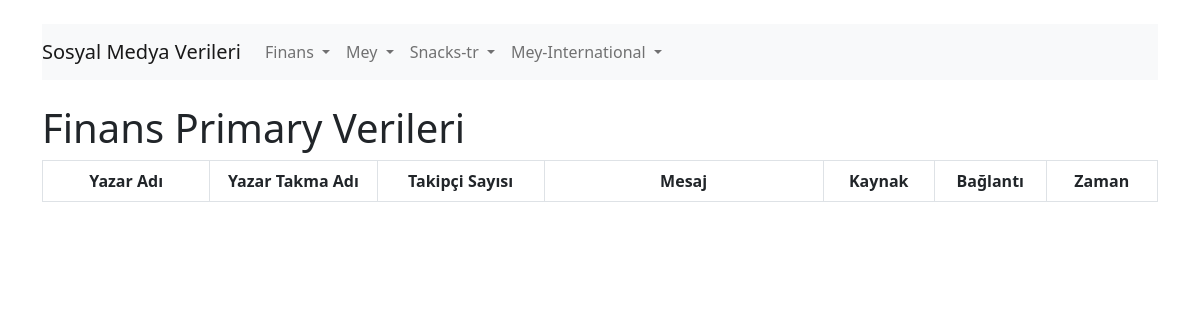
The app's page /finance/primary/ (signed in), older data.
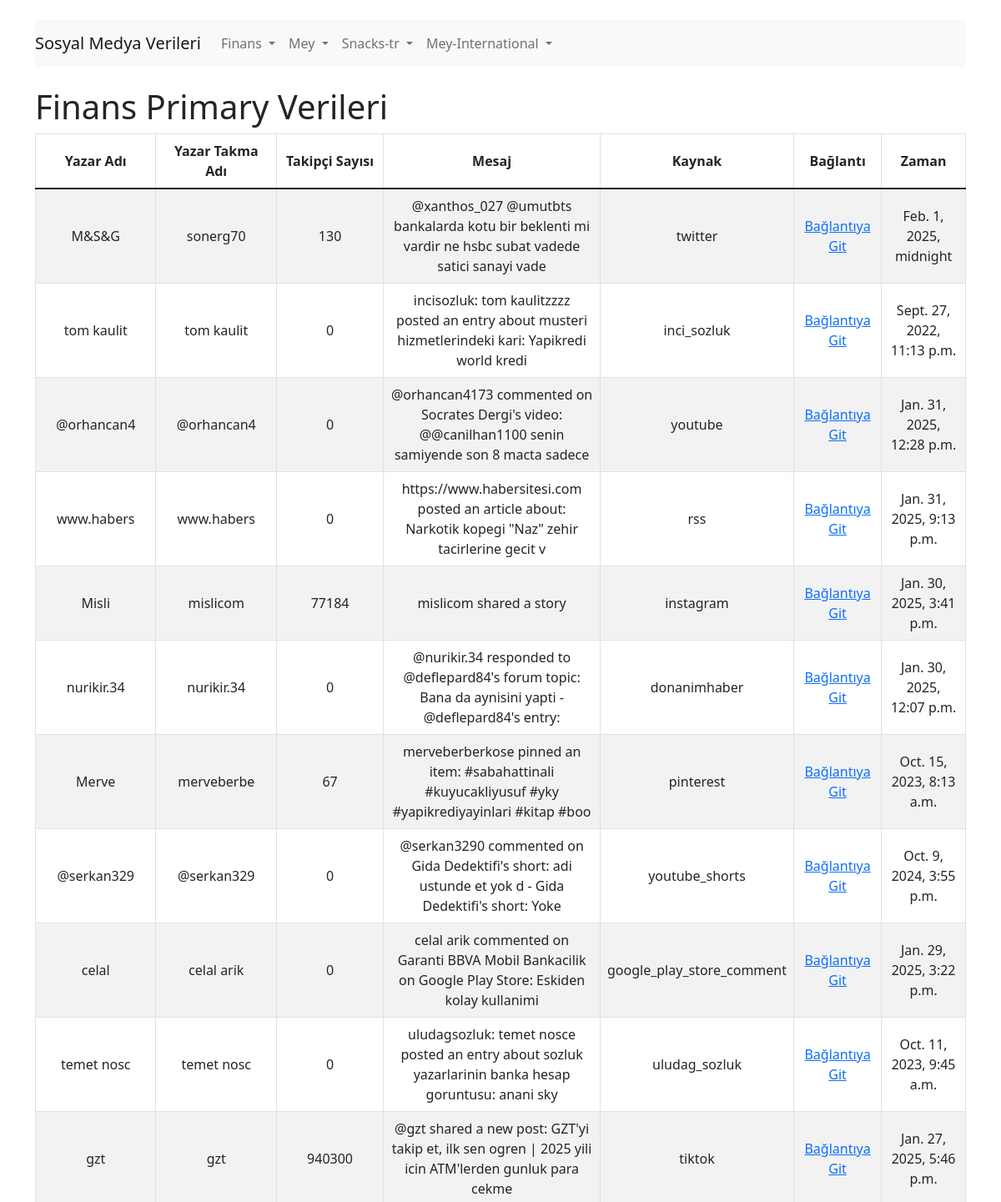
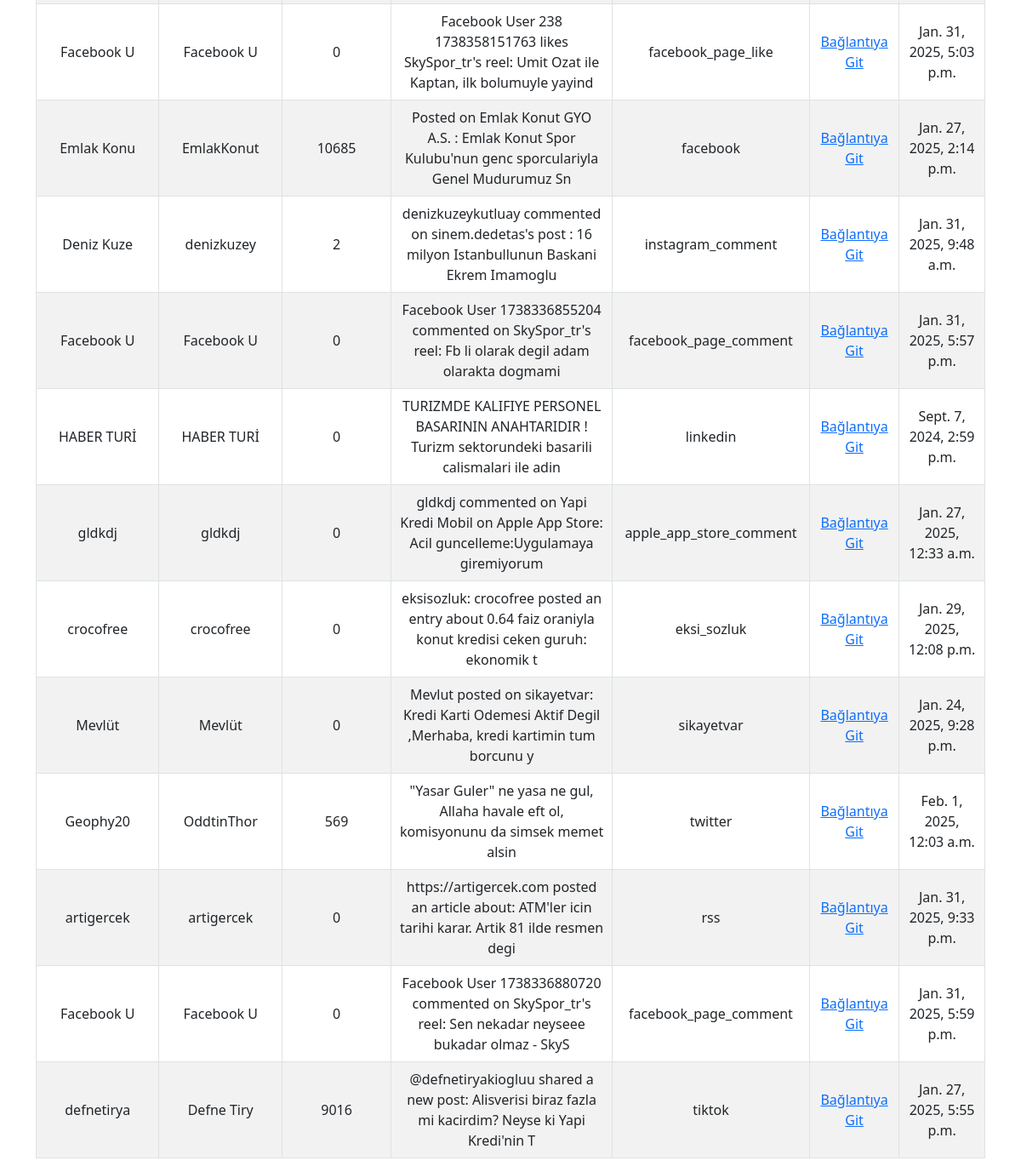
The same page, newer data (2 pictures, top to bottom).
### myapp/models.py (models this page shows, shortened)
class ChannelData(models.Model):
    source_category = models.CharField(max_length=255, null=True, blank=True)
    author_name = models.CharField(max_length=255, null=True, blank=True)
    author_nick = models.CharField(max_length=255, null=True, blank=True)
    author_follower_count = models.IntegerField(null=True, blank=True)
    body = models.TextField(null=True, blank=True)
    source = models.CharField(max_length=255, null=True, blank=True)
    link = models.URLField(null=True, blank=True)
    created_time = models.DateTimeField(null=True, blank=True)
    selective_part = models.CharField(max_length=255, null=True, blank=True)

### myapp/views.py (the view)
# urls.py: path('finance/primary/', views.finance_primary, name='finance_primary'),
@login_required
def finance_primary(request):
    data = ChannelData.objects.filter(source_category="finans", selective_part="primary")
    return render(request, 'finance_primary.html', {'data': data})

### templates/finance_primary.html (shortened to what this page needs)
{% extends 'base.html' %}
{% block content %}
    <h1>Finans Primary Verileri</h1>
    <div class="table-responsive">
        <table class="table table-bordered table-striped">
            <thead>
                <tr style="vertical-align: middle; text-align: center;">
                    <th scope="col" style="width: 15%;">Yazar Adı</th>
                    <th scope="col" style="width: 15%;">Yazar Takma Adı</th>
                    <th scope="col" style="width: 15%;">Takipçi Sayısı</th>
                    <th scope="col" style="width: 25%;">Mesaj</th>
                    <th scope="col" style="width: 10%;">Kaynak</th>
                    <th scope="col" style="width: 10%;">Bağlantı</th>
                    <th scope="col" style="width: 10%;">Zaman</th>
                </tr>
            </thead>
            <tbody>
                {% for item in data %}
                    <tr style="height: 20px; vertical-align: middle; text-align: center;">
                        <td style="width: 15%;">{{ item.author_name|slice:":10" }}</td>
                        <td style="width: 15%;">{{ item.author_nick|slice:":10" }}</td>
                        <td style="width: 15%;">{{ item.author_follower_count }}</td>
                        <td style="width: 25%;">{{ item.body|slice:":100" }}</td>
                        <td style="width: 10%;">{{ item.source }}</td>
                        <td style="width: 10%;"><a href="{{ item.link }}" target="_blank">Bağlantıya Git</a></td>
                        <td style="width: 10%;">{{ item.created_time }}</td>
                    </tr>
                {% endfor %}
            </tbody>
        </table>
    </div>
{% endblock %}

Row changes from the older to the newer data that the page shows:
added ChannelData: author_name "M&S&G", author_nick "sonerg70", author_follower_count "130", body "@xanthos_027 @umutbts bankalarda kotu bir beklenti mi vardir ne hsbc subat vadede satici sanayi vade", source "twitter", created_time "Feb. 1, 2025, midnight"
added ChannelData: author_name "tom kaulit", author_nick "tom kaulit", author_follower_count "0", body "incisozluk: tom kaulitzzzz posted an entry about musteri hizmetlerindeki kari: Yapikredi world kredi", source "inci_sozluk", created_time "Sept. 27, 2022, 11:13 p.m."
added ChannelData: author_name "@orhancan4", author_nick "@orhancan4", author_follower_count "0", body "@orhancan4173 commented on Socrates Dergi's video: @@canilhan1100 senin samiyende son 8 macta sadece", source "youtube", created_time "Jan. 31, 2025, 12:28 p.m."
added ChannelData: author_name "www.habers", author_nick "www.habers", author_follower_count "0", body "https://www.habersitesi.com posted an article about: Narkotik kopegi \"Naz\" zehir tacirlerine gecit v", source "rss", created_time "Jan. 31, 2025, 9:13 p.m."
added ChannelData: author_name "Misli", author_nick "mislicom", author_follower_count "77184", body "mislicom shared a story", source "instagram", created_time "Jan. 30, 2025, 3:41 p.m."
added ChannelData: author_name "nurikir.34", author_nick "nurikir.34", author_follower_count "0", body "@nurikir.34 responded to @deflepard84's forum topic: Bana da aynisini yapti - @deflepard84's entry:", source "donanimhaber", created_time "Jan. 30, 2025, 12:07 p.m."
added ChannelData: author_name "Merve", author_nick "merveberbe", author_follower_count "67", body "merveberberkose pinned an item: #sabahattinali #kuyucakliyusuf #yky #yapikrediyayinlari #kitap #boo", source "pinterest", created_time "Oct. 15, 2023, 8:13 a.m."
added ChannelData: author_name "@serkan329", author_nick "@serkan329", author_follower_count "0", body "@serkan3290 commented on Gida Dedektifi's short: adi ustunde et yok d - Gida Dedektifi's short: Yoke", source "youtube_shorts", created_time "Oct. 9, 2024, 3:55 p.m."
added ChannelData: author_name "celal", author_nick "celal arik", author_follower_count "0", body "celal arik commented on Garanti BBVA Mobil Bankacilik on Google Play Store: Eskiden kolay kullanimi", source "google_play_store_comment", created_time "Jan. 29, 2025, 3:22 p.m."
added ChannelData: author_name "temet nosc", author_nick "temet nosc", author_follower_count "0", body "uludagsozluk: temet nosce posted an entry about sozluk yazarlarinin banka hesap goruntusu: anani sky", source "uludag_sozluk", created_time "Oct. 11, 2023, 9:45 a.m."
added ChannelData: author_name "gzt", author_nick "gzt", author_follower_count "940300", body "@gzt shared a new post: GZT'yi takip et, ilk sen ogren | 2025 yili icin ATM'lerden gunluk para cekme", source "tiktok", created_time "Jan. 27, 2025, 5:46 p.m."
added ChannelData: author_name "Facebook U", author_nick "Facebook U", author_follower_count "0", body "Facebook User 238 1738358151763 likes SkySpor_tr's reel: Umit Ozat ile Kaptan, ilk bolumuyle yayind", source "facebook_page_like", created_time "Jan. 31, 2025, 5:03 p.m."
added ChannelData: author_name "Emlak Konu", author_nick "EmlakKonut", author_follower_count "10685", body "Posted on Emlak Konut GYO A.S. : Emlak Konut Spor Kulubu'nun genc sporculariyla Genel Mudurumuz Sn", source "facebook", created_time "Jan. 27, 2025, 2:14 p.m."
added ChannelData: author_name "Deniz Kuze", author_nick "denizkuzey", author_follower_count "2", body "denizkuzeykutluay commented on sinem.dedetas's post : 16 milyon Istanbullunun Baskani Ekrem Imamoglu", source "instagram_comment", created_time "Jan. 31, 2025, 9:48 a.m."
added ChannelData: author_name "Facebook U", author_nick "Facebook U", author_follower_count "0", body "Facebook User 1738336855204 commented on SkySpor_tr's reel: Fb li olarak degil adam olarakta dogmami", source "facebook_page_comment", created_time "Jan. 31, 2025, 5:57 p.m."
added ChannelData: author_name "HABER TURİ", author_nick "HABER TURİ", author_follower_count "0", body "TURIZMDE KALIFIYE PERSONEL BASARININ ANAHTARIDIR ! Turizm sektorundeki basarili calismalari ile adin", source "linkedin", created_time "Sept. 7, 2024, 2:59 p.m."
added ChannelData: author_name "gldkdj", author_nick "gldkdj", author_follower_count "0", body "gldkdj commented on Yapi Kredi Mobil on Apple App Store: Acil guncelleme:Uygulamaya giremiyorum", source "apple_app_store_comment", created_time "Jan. 27, 2025, 12:33 a.m."
added ChannelData: author_name "crocofree", author_nick "crocofree", author_follower_count "0", body "eksisozluk: crocofree posted an entry about 0.64 faiz oraniyla konut kredisi ceken guruh: ekonomik t", source "eksi_sozluk", created_time "Jan. 29, 2025, 12:08 p.m."
added ChannelData: author_name "Mevlüt", author_nick "Mevlüt", author_follower_count "0", body "Mevlut posted on sikayetvar: Kredi Karti Odemesi Aktif Degil ,Merhaba, kredi kartimin tum borcunu y", source "sikayetvar", created_time "Jan. 24, 2025, 9:28 p.m."
added ChannelData: author_name "Geophy20", author_nick "OddtinThor", author_follower_count "569", body "\"Yasar Guler\" ne yasa ne gul, Allaha havale eft ol, komisyonunu da simsek memet alsin", source "twitter", created_time "Feb. 1, 2025, 12:03 a.m."
added ChannelData: author_name "artigercek", author_nick "artigercek", author_follower_count "0", body "https://artigercek.com posted an article about: ATM'ler icin tarihi karar. Artik 81 ilde resmen degi", source "rss", created_time "Jan. 31, 2025, 9:33 p.m."
added ChannelData: author_name "Facebook U", author_nick "Facebook U", author_follower_count "0", body "Facebook User 1738336880720 commented on SkySpor_tr's reel: Sen nekadar neyseee bukadar olmaz - SkyS", source "facebook_page_comment", created_time "Jan. 31, 2025, 5:59 p.m."
added ChannelData: author_name "defnetirya", author_nick "Defne Tiry", author_follower_count "9016", body "@defnetiryakiogluu shared a new post: Alisverisi biraz fazla mi kacirdim? Neyse ki Yapi Kredi'nin T", source "tiktok", created_time "Jan. 27, 2025, 5:55 p.m."
